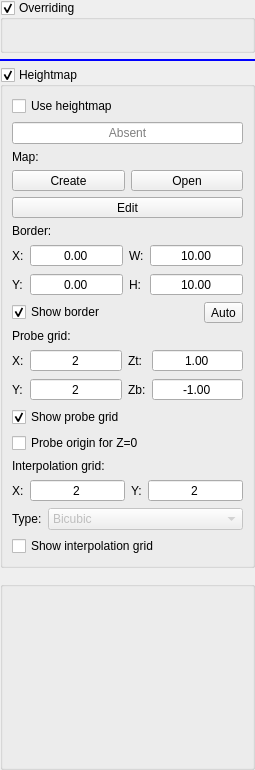
       <widget class="DropWidget" name="scrollContentsModification">
        <property name="geometry">
         <rect>
          <x>0</x>
          <y>0</y>
          <width>255</width>
          <height>770</height>
         </rect>
        </property>
        <property name="acceptDrops">
         <bool>true</bool>
        </property>
        <layout class="QVBoxLayout" name="verticalLayout_2">
         <property name="leftMargin">
          <number>0</number>
         </property>
         <property name="topMargin">
          <number>0</number>
         </property>
         <property name="rightMargin">
          <number>0</number>
         </property>
         <property name="bottomMargin">
          <number>0</number>
         </property>
         <item>
          <widget class="GroupBox" name="grpOverriding">
           <property name="enabled">
            <bool>true</bool>
           </property>
           <property name="title">
            <string>Overriding</string>
           </property>
           <property name="checkable">
            <bool>true</bool>
           </property>
           <property name="overrided" stdset="0">
            <bool>false</bool>
           </property>
           <layout class="QHBoxLayout" name="horizontalLayout_14">
            <item>
             <widget class="QWidget" name="widgetFeed" native="true">
              <layout class="QVBoxLayout" name="verticalLayout_22">
               <property name="leftMargin">
                <number>0</number>
               </property>
               <property name="topMargin">
                <number>0</number>
               </property>
               <property name="rightMargin">
                <number>0</number>
               </property>
               <property name="bottomMargin">
                <number>0</number>
               </property>
               <item>
                <widget class="SliderBox" name="slbFeedOverride" native="true"/>
               </item>
               <item>
                <widget class="SliderBox" name="slbRapidOverride" native="true"/>
               </item>
               <item>
                <widget class="SliderBox" name="slbSpindleOverride" native="true"/>
               </item>
              </layout>
             </widget>
            </item>
           </layout>
          </widget>
         </item>
         <item>
          <widget class="QFrame" name="fraDropModification">
           <property name="minimumSize">
            <size>
             <width>0</width>
             <height>2</height>
            </size>
           </property>
           <property name="styleSheet">
            <string notr="true">border: 2px solid blue;</string>
           </property>
           <property name="frameShape">
            <enum>QFrame::StyledPanel</enum>
           </property>
           <property name="frameShadow">
            <enum>QFrame::Raised</enum>
           </property>
          </widget>
         </item>
         <item>
          <widget class="GroupBox" name="grpHeightMap">
           <property name="title">
            <string>Heightmap</string>
           </property>
           <property name="checkable">
            <bool>true</bool>
           </property>
           <property name="overrided" stdset="0">
            <bool>false</bool>
           </property>
           <layout class="QVBoxLayout" name="verticalLayout_16">
            <item>
             <widget class="QWidget" name="widgetHeightMap" native="true">
              <layout class="QVBoxLayout" name="verticalLayout_15">
               <property name="leftMargin">
                <number>0</number>
               </property>
               <property name="topMargin">
                <number>0</number>
               </property>
               <property name="rightMargin">
                <number>0</number>
               </property>
               <property name="bottomMargin">
                <number>0</number>
               </property>
               <item>
                <widget class="QCheckBox" name="chkHeightMapUse">
                 <property name="text">
                  <string>Use heightmap</string>
                 </property>
                </widget>
               </item>
               <item>
                <widget class="QLineEdit" name="txtHeightMap">
                 <property name="focusPolicy">
                  <enum>Qt::NoFocus</enum>
                 </property>
                 <property name="acceptDrops">
                  <bool>false</bool>
                 </property>
                 <property name="text">
                  <string/>
                 </property>
                 <property name="alignment">
                  <set>Qt::AlignCenter</set>
                 </property>
                 <property name="readOnly">
                  <bool>true</bool>
                 </property>
                 <property name="placeholderText">
                  <string>Absent</string>
                 </property>
                </widget>
               </item>
               <item>
                <layout class="QHBoxLayout" name="horizontalLayout_22">
                 <item>
                  <widget class="QLabel" name="label_15">
                   <property name="text">
                    <string>Map:</string>
                   </property>
                  </widget>
                 </item>
                </layout>
               </item>
               <item>
                <layout class="QHBoxLayout" name="horizontalLayout_21">
                 <item>
                  <widget class="StyledToolButton" name="cmdHeightMapCreate">
                   <property name="sizePolicy">
                    <sizepolicy hsizetype="Preferred" vsizetype="Fixed">
                     <horstretch>0</horstretch>
                     <verstretch>0</verstretch>
                    </sizepolicy>
                   </property>
                   <property name="text">
                    <string>Create</string>
                   </property>
                  </widget>
                 </item>
                 <item>
                  <widget class="StyledToolButton" name="cmdHeightMapLoad">
                   <property name="sizePolicy">
                    <sizepolicy hsizetype="Preferred" vsizetype="Fixed">
                     <horstretch>0</horstretch>
                     <verstretch>0</verstretch>
                    </sizepolicy>
                   </property>
                   <property name="text">
                    <string>Open</string>
                   </property>
                  </widget>
                 </item>
                </layout>
               </item>
               <item>
                <widget class="StyledToolButton" name="cmdHeightMapMode">
                 <property name="sizePolicy">
                  <sizepolicy hsizetype="Preferred" vsizetype="Fixed">
                   <horstretch>0</horstretch>
                   <verstretch>0</verstretch>
                  </sizepolicy>
                 </property>
                 <property name="text">
                  <string>Edit</string>
                 </property>
                 <property name="checkable">
                  <bool>true</bool>
                 </property>
                </widget>
               </item>
               <item>
                <widget class="QWidget" name="widgetHeightmapSettings" native="true">
                 <layout class="QVBoxLayout" name="verticalLayout_7">
                  <property name="leftMargin">
                   <number>0</number>
                  </property>
                  <property name="topMargin">
                   <number>0</number>
                  </property>
                  <property name="rightMargin">
                   <number>0</number>
                  </property>
                  <property name="bottomMargin">
                   <number>0</number>
                  </property>
                  <item>
                   <layout class="QVBoxLayout" name="verticalLayout_18">
                    <item>
                     <widget class="QLabel" name="label_5">
                      <property name="text">
                       <string>Border:</string>
                      </property>
                     </widget>
                    </item>
                    <item>
                     <layout class="QGridLayout" name="gridLayout">
                      <item row="0" column="0">
                       <widget class="QLabel" name="label_6">
                        <property name="text">
                         <string>X:</string>
                        </property>
                       </widget>
                      </item>
                      <item row="0" column="1">
                       <widget class="QDoubleSpinBox" name="txtHeightMapBorderX">
                        <property name="sizePolicy">
                         <sizepolicy hsizetype="Expanding" vsizetype="Fixed">
                          <horstretch>0</horstretch>
                          <verstretch>0</verstretch>
                         </sizepolicy>
                        </property>
                        <property name="locale">
                         <locale language="C" country="AnyCountry"/>
                        </property>
                        <property name="alignment">
                         <set>Qt::AlignCenter</set>
                        </property>
                        <property name="buttonSymbols">
                         <enum>QAbstractSpinBox::NoButtons</enum>
                        </property>
                        <property name="minimum">
                         <double>-999.000000000000000</double>
                        </property>
                        <property name="maximum">
                         <double>999.000000000000000</double>
                        </property>
                       </widget>
                      </item>
                      <item row="1" column="3">
                       <widget class="QDoubleSpinBox" name="txtHeightMapBorderHeight">
                        <property name="sizePolicy">
                         <sizepolicy hsizetype="Expanding" vsizetype="Fixed">
                          <horstretch>0</horstretch>
                          <verstretch>0</verstretch>
                         </sizepolicy>
                        </property>
                        <property name="locale">
                         <locale language="C" country="AnyCountry"/>
                        </property>
                        <property name="alignment">
                         <set>Qt::AlignCenter</set>
                        </property>
                        <property name="buttonSymbols">
                         <enum>QAbstractSpinBox::NoButtons</enum>
                        </property>
                        <property name="minimum">
                         <double>-999.000000000000000</double>
                        </property>
                        <property name="maximum">
                         <double>999.000000000000000</double>
                        </property>
                        <property name="value">
                         <double>10.000000000000000</double>
                        </property>
                       </widget>
                      </item>
                      <item row="1" column="2">
                       <widget class="QLabel" name="label_9">
                        <property name="text">
                         <string>H:</string>
                        </property>
                       </widget>
                      </item>
                      <item row="1" column="1">
                       <widget class="QDoubleSpinBox" name="txtHeightMapBorderY">
                        <property name="sizePolicy">
                         <sizepolicy hsizetype="Expanding" vsizetype="Fixed">
                          <horstretch>0</horstretch>
                          <verstretch>0</verstretch>
                         </sizepolicy>
                        </property>
                        <property name="locale">
                         <locale language="C" country="AnyCountry"/>
                        </property>
                        <property name="alignment">
                         <set>Qt::AlignCenter</set>
                        </property>
                        <property name="buttonSymbols">
                         <enum>QAbstractSpinBox::NoButtons</enum>
                        </property>
                        <property name="minimum">
                         <double>-999.000000000000000</double>
                        </property>
                        <property name="maximum">
                         <double>999.000000000000000</double>
                        </property>
                       </widget>
                      </item>
                      <item row="1" column="0">
                       <widget class="QLabel" name="label_7">
                        <property name="text">
                         <string>Y:</string>
                        </property>
                       </widget>
                      </item>
                      <item row="0" column="2">
                       <widget class="QLabel" name="label_8">
                        <property name="text">
                         <string>W:</string>
                        </property>
                       </widget>
                      </item>
                      <item row="0" column="3">
                       <widget class="QDoubleSpinBox" name="txtHeightMapBorderWidth">
                        <property name="sizePolicy">
                         <sizepolicy hsizetype="Expanding" vsizetype="Fixed">
                          <horstretch>0</horstretch>
                          <verstretch>0</verstretch>
                         </sizepolicy>
                        </property>
                        <property name="locale">
                         <locale language="C" country="AnyCountry"/>
                        </property>
                        <property name="alignment">
                         <set>Qt::AlignCenter</set>
                        </property>
                        <property name="buttonSymbols">
                         <enum>QAbstractSpinBox::NoButtons</enum>
                        </property>
                        <property name="minimum">
                         <double>-999.000000000000000</double>
                        </property>
                        <property name="maximum">
                         <double>999.000000000000000</double>
                        </property>
                        <property name="value">
                         <double>10.000000000000000</double>
                        </property>
                       </widget>
                      </item>
                     </layout>
                    </item>
                    <item>
                     <layout class="QHBoxLayout" name="horizontalLayout_18">
                      <item>
                       <widget class="QCheckBox" name="chkHeightMapBorderShow">
                        <property name="text">
                         <string>Show border</string>
                        </property>
                        <property name="checked">
                         <bool>true</bool>
                        </property>
                       </widget>
                      </item>
                      <item>
                       <widget class="StyledToolButton" name="cmdHeightMapBorderAuto">
                        <property name="minimumSize">
                         <size>
                          <width>0</width>
                          <height>0</height>
                         </size>
                        </property>
                        <property name="text">
                         <string>Auto</string>
                        </property>
                       </widget>
                      </item>
                     </layout>
                    </item>
                   </layout>
                  </item>
                  <item>
                   <layout class="QVBoxLayout" name="verticalLayout_19">
                    <item>
                     <widget class="QLabel" name="label_10">
                      <property name="text">
                       <string>Probe grid:</string>
                      </property>
                     </widget>
                    </item>
                    <item>
                     <layout class="QGridLayout" name="gridLayout_4">
                      <item row="0" column="5">
                       <widget class="QDoubleSpinBox" name="txtHeightMapGridZTop">
                        <property name="sizePolicy">
                         <sizepolicy hsizetype="Expanding" vsizetype="Fixed">
                          <horstretch>0</horstretch>
                          <verstretch>0</verstretch>
                         </sizepolicy>
                        </property>
                        <property name="locale">
                         <locale language="C" country="AnyCountry"/>
                        </property>
                        <property name="alignment">
                         <set>Qt::AlignCenter</set>
                        </property>
                        <property name="buttonSymbols">
                         <enum>QAbstractSpinBox::NoButtons</enum>
                        </property>
                        <property name="minimum">
                         <double>-999.000000000000000</double>
                        </property>
                        <property name="maximum">
                         <double>999.000000000000000</double>
                        </property>
                        <property name="value">
                         <double>1.000000000000000</double>
                        </property>
                       </widget>
                      </item>
                      <item row="1" column="1">
                       <widget class="QDoubleSpinBox" name="txtHeightMapGridY">
                        <property name="sizePolicy">
                         <sizepolicy hsizetype="Expanding" vsizetype="Fixed">
                          <horstretch>0</horstretch>
                          <verstretch>0</verstretch>
                         </sizepolicy>
                        </property>
                        <property name="locale">
                         <locale language="C" country="AnyCountry"/>
                        </property>
                        <property name="alignment">
                         <set>Qt::AlignCenter</set>
                        </property>
                        <property name="buttonSymbols">
                         <enum>QAbstractSpinBox::NoButtons</enum>
                        </property>
                        <property name="decimals">
                         <number>0</number>
                        </property>
                        <property name="minimum">
                         <double>2.000000000000000</double>
                        </property>
                        <property name="maximum">
                         <double>1000.000000000000000</double>
                        </property>
                        <property name="value">
                         <double>2.000000000000000</double>
                        </property>
                       </widget>
                      </item>
                      <item row="0" column="3">
                       <widget class="QLabel" name="label_14">
                        <property name="text">
                         <string>Zt:</string>
                        </property>
                       </widget>
                      </item>
                      <item row="1" column="5">
                       <widget class="QDoubleSpinBox" name="txtHeightMapGridZBottom">
                        <property name="sizePolicy">
                         <sizepolicy hsizetype="Expanding" vsizetype="Fixed">
                          <horstretch>0</horstretch>
                          <verstretch>0</verstretch>
                         </sizepolicy>
                        </property>
                        <property name="locale">
                         <locale language="C" country="AnyCountry"/>
                        </property>
                        <property name="alignment">
                         <set>Qt::AlignCenter</set>
                        </property>
                        <property name="buttonSymbols">
                         <enum>QAbstractSpinBox::NoButtons</enum>
                        </property>
                        <property name="minimum">
                         <double>-999.000000000000000</double>
                        </property>
                        <property name="maximum">
                         <double>999.000000000000000</double>
                        </property>
                        <property name="value">
                         <double>-1.000000000000000</double>
                        </property>
                       </widget>
                      </item>
                      <item row="0" column="1">
                       <widget class="QDoubleSpinBox" name="txtHeightMapGridX">
                        <property name="sizePolicy">
                         <sizepolicy hsizetype="Expanding" vsizetype="Fixed">
                          <horstretch>0</horstretch>
                          <verstretch>0</verstretch>
                         </sizepolicy>
                        </property>
                        <property name="locale">
                         <locale language="C" country="AnyCountry"/>
                        </property>
                        <property name="alignment">
                         <set>Qt::AlignCenter</set>
                        </property>
                        <property name="buttonSymbols">
                         <enum>QAbstractSpinBox::NoButtons</enum>
                        </property>
                        <property name="decimals">
                         <number>0</number>
                        </property>
                        <property name="minimum">
                         <double>2.000000000000000</double>
                        </property>
                        <property name="maximum">
                         <double>1000.000000000000000</double>
                        </property>
                        <property name="value">
                         <double>2.000000000000000</double>
                        </property>
                       </widget>
                      </item>
                      <item row="0" column="0">
                       <widget class="QLabel" name="label_12">
                        <property name="text">
                         <string>X:</string>
                        </property>
                       </widget>
                      </item>
                      <item row="1" column="3">
                       <widget class="QLabel" name="label_11">
                        <property name="text">
                         <string>Zb:</string>
                        </property>
                       </widget>
                      </item>
                      <item row="1" column="0">
                       <widget class="QLabel" name="label_13">
                        <property name="text">
                         <string>Y:</string>
                        </property>
                       </widget>
                      </item>
                     </layout>
                    </item>
                    <item>
                     <layout class="QHBoxLayout" name="horizontalLayout_19">
                      <item>
                       <widget class="QCheckBox" name="chkHeightMapGridShow">
                        <property name="text">
                         <string>Show probe grid</string>
                        </property>
                        <property name="checked">
                         <bool>true</bool>
                        </property>
                       </widget>
                      </item>
                      <item>
                       <spacer name="horizontalSpacer_6">
                        <property name="orientation">
                         <enum>Qt::Horizontal</enum>
                        </property>
                        <property name="sizeHint" stdset="0">
                         <size>
                          <width>40</width>
                          <height>1</height>
                         </size>
                        </property>
                       </spacer>
                      </item>
                     </layout>
                    </item>
                    <item>
                     <layout class="QHBoxLayout" name="horizontalLayout_12">
                      <item>
                       <widget class="QCheckBox" name="chkProbeOrigin">
                        <property name="text">
                         <string>Probe origin for Z=0</string>
                        </property>
                       </widget>
                      </item>
                      <item>
                       <spacer name="horizontalSpacer_3">
                        <property name="orientation">
                         <enum>Qt::Horizontal</enum>
                        </property>
                        <property name="sizeHint" stdset="0">
                         <size>
                          <width>40</width>
                          <height>20</height>
                         </size>
                        </property>
                       </spacer>
                      </item>
                     </layout>
                    </item>
                   </layout>
                  </item>
                  <item>
                   <layout class="QVBoxLayout" name="verticalLayout_20">
                    <item>
                     <widget class="QLabel" name="label_16">
                      <property name="text">
                       <string>Interpolation grid:</string>
                      </property>
                     </widget>
                    </item>
                    <item>
                     <layout class="QGridLayout" name="gridLayout_6">
                      <item row="1" column="2">
                       <widget class="QLabel" name="label_19">
                        <property name="text">
                         <string>Y:</string>
                        </property>
                       </widget>
                      </item>
                      <item row="1" column="3">
                       <widget class="QDoubleSpinBox" name="txtHeightMapInterpolationStepY">
                        <property name="sizePolicy">
                         <sizepolicy hsizetype="Expanding" vsizetype="Fixed">
                          <horstretch>0</horstretch>
                          <verstretch>0</verstretch>
                         </sizepolicy>
                        </property>
                        <property name="locale">
                         <locale language="C" country="AnyCountry"/>
                        </property>
                        <property name="alignment">
                         <set>Qt::AlignCenter</set>
                        </property>
                        <property name="buttonSymbols">
                         <enum>QAbstractSpinBox::NoButtons</enum>
                        </property>
                        <property name="decimals">
                         <number>0</number>
                        </property>
                        <property name="minimum">
                         <double>2.000000000000000</double>
                        </property>
                        <property name="maximum">
                         <double>1000.000000000000000</double>
                        </property>
                        <property name="value">
                         <double>2.000000000000000</double>
                        </property>
                       </widget>
                      </item>
                      <item row="1" column="0">
                       <widget class="QLabel" name="label_18">
                        <property name="text">
                         <string>X:</string>
                        </property>
                       </widget>
                      </item>
                      <item row="1" column="1">
                       <widget class="QDoubleSpinBox" name="txtHeightMapInterpolationStepX">
                        <property name="sizePolicy">
                         <sizepolicy hsizetype="Expanding" vsizetype="Fixed">
                          <horstretch>0</horstretch>
                          <verstretch>0</verstretch>
                         </sizepolicy>
                        </property>
                        <property name="locale">
                         <locale language="C" country="AnyCountry"/>
                        </property>
                        <property name="alignment">
                         <set>Qt::AlignCenter</set>
                        </property>
                        <property name="buttonSymbols">
                         <enum>QAbstractSpinBox::NoButtons</enum>
                        </property>
                        <property name="decimals">
                         <number>0</number>
                        </property>
                        <property name="minimum">
                         <double>2.000000000000000</double>
                        </property>
                        <property name="maximum">
                         <double>1000.000000000000000</double>
                        </property>
                        <property name="value">
                         <double>2.000000000000000</double>
                        </property>
                       </widget>
                      </item>
                     </layout>
                    </item>
                    <item>
                     <layout class="QHBoxLayout" name="horizontalLayout_23" stretch="0,0">
                      <item>
                       <widget class="QLabel" name="label_17">
                        <property name="text">
                         <string>Type:</string>
                        </property>
                       </widget>
                      </item>
                      <item>
                       <widget class="QComboBox" name="cboHeightMapInterpolationType">
                        <property name="enabled">
                         <bool>false</bool>
                        </property>
                        <property name="sizePolicy">
                         <sizepolicy hsizetype="Expanding" vsizetype="Fixed">
                          <horstretch>0</horstretch>
                          <verstretch>0</verstretch>
                         </sizepolicy>
                        </property>
                        <item>
                         <property name="text">
                          <string>Bicubic</string>
                         </property>
                        </item>
                       </widget>
                      </item>
                     </layout>
                    </item>
                    <item>
                     <layout class="QHBoxLayout" name="horizontalLayout_24">
                      <item>
                       <widget class="QCheckBox" name="chkHeightMapInterpolationShow">
                        <property name="text">
                         <string>Show interpolation grid</string>
                        </property>
                       </widget>
                      </item>
                      <item>
                       <spacer name="horizontalSpacer_8">
                        <property name="orientation">
                         <enum>Qt::Horizontal</enum>
                        </property>
                        <property name="sizeHint" stdset="0">
                         <size>
                          <width>40</width>
                          <height>1</height>
                         </size>
                        </property>
                       </spacer>
                      </item>
                     </layout>
                    </item>
                   </layout>
                  </item>
                 </layout>
                </widget>
               </item>
              </layout>
             </widget>
            </item>
           </layout>
          </widget>
         </item>
         <item>
          <widget class="QGroupBox" name="spacerModification">
           <property name="sizePolicy">
            <sizepolicy hsizetype="Preferred" vsizetype="Expanding">
             <horstretch>0</horstretch>
             <verstretch>0</verstretch>
            </sizepolicy>
           </property>
           <property name="styleSheet">
            <string notr="true">QGroupBox {
	margin-top: 7;
}</string>
           </property>
           <property name="title">
            <string/>
           </property>
          </widget>
         </item>
        </layout>
       </widget>
